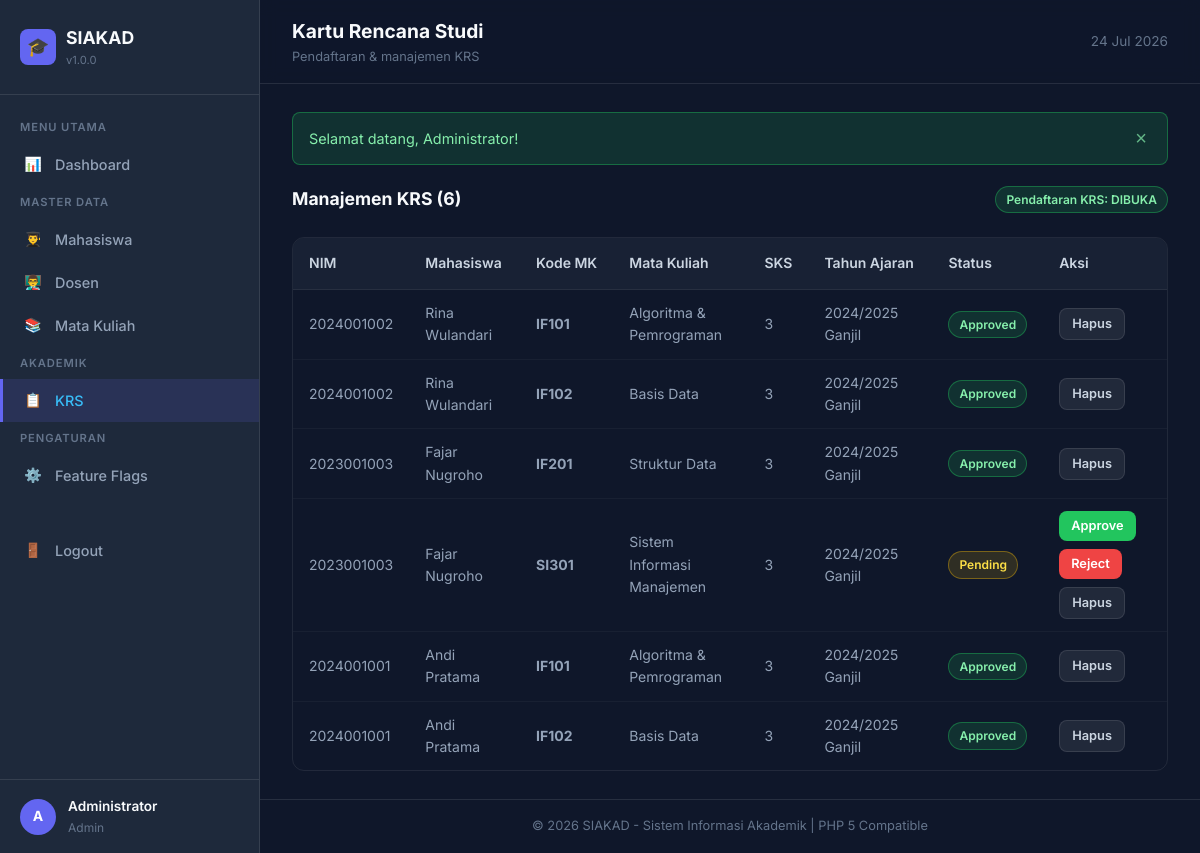
The app's page /index.php?page=krs (signed in) with its own data.
### tables this page shows
CREATE TABLE `krs` (
    `id` INT(11) NOT NULL AUTO_INCREMENT,
    `mahasiswa_id` INT(11) NOT NULL,
    `mata_kuliah_id` INT(11) NOT NULL,
    `semester` INT(2) NOT NULL,
    `tahun_ajaran` VARCHAR(20) NOT NULL,
    `status` ENUM('pending', 'approved', 'rejected') NOT NULL DEFAULT 'pending',
    `created_at` DATETIME NOT NULL,
    PRIMARY KEY (`id`),
    UNIQUE KEY `uq_krs` (`mahasiswa_id`, `mata_kuliah_id`, `tahun_ajaran`),
    KEY `fk_krs_mhs` (`mahasiswa_id`),
    KEY `fk_krs_mk` (`mata_kuliah_id`),
    CONSTRAINT `fk_krs_mhs` FOREIGN KEY (`mahasiswa_id`) REFERENCES `mahasiswa` (`id`) ON DELETE CASCADE,
    CONSTRAINT `fk_krs_mk` FOREIGN KEY (`mata_kuliah_id`) REFERENCES `mata_kuliah` (`id`) ON DELETE CASCADE
);

CREATE TABLE `mahasiswa` (
    `id` INT(11) NOT NULL AUTO_INCREMENT,
    `nim` VARCHAR(20) NOT NULL,
    `user_id` INT(11) NOT NULL,
    `nama` VARCHAR(100) NOT NULL,
    `email` VARCHAR(100) DEFAULT NULL,
    `telepon` VARCHAR(20) DEFAULT NULL,
    `jurusan` VARCHAR(100) NOT NULL,
    `angkatan` INT(4) NOT NULL,
    `alamat` TEXT DEFAULT NULL,
    PRIMARY KEY (`id`),
    UNIQUE KEY `uq_nim` (`nim`),
    KEY `fk_mhs_user` (`user_id`),
    CONSTRAINT `fk_mhs_user` FOREIGN KEY (`user_id`) REFERENCES `users` (`id`) ON DELETE CASCADE
);

CREATE TABLE `mata_kuliah` (
    `id` INT(11) NOT NULL AUTO_INCREMENT,
    `kode_mk` VARCHAR(10) NOT NULL,
    `nama_mk` VARCHAR(100) NOT NULL,
    `sks` INT(1) NOT NULL DEFAULT 3,
    `semester` INT(2) NOT NULL DEFAULT 1,
    `dosen_id` INT(11) DEFAULT NULL,
    PRIMARY KEY (`id`),
    UNIQUE KEY `uq_kode_mk` (`kode_mk`),
    KEY `fk_mk_dosen` (`dosen_id`),
    CONSTRAINT `fk_mk_dosen` FOREIGN KEY (`dosen_id`) REFERENCES `dosen` (`id`) ON DELETE SET NULL
);

### pages/krs.php (the view, shortened to what this page needs)
<?php
$user_role = isset($_SESSION['user_role']) ? $_SESSION['user_role'] : '';
$krs_enabled = is_feature_enabled($db_conn, 'krs_registration');
if ($user_role === 'admin'):
    $krs_rows = fetch_all($db_conn, "SELECT k.*, m.nim, m.nama AS mhs_nama, mk.kode_mk, mk.nama_mk, mk.sks
        FROM krs k
        JOIN mahasiswa m ON k.mahasiswa_id = m.id
        JOIN mata_kuliah mk ON k.mata_kuliah_id = mk.id
        ORDER BY k.created_at DESC");
?>
<div class="page-header">
    <h3>Manajemen KRS (<?php echo count($krs_rows); ?>)</h3>
    <span class="badge <?php echo $krs_enabled ? 'badge-on' : 'badge-off'; ?>">
        Pendaftaran KRS: <?php echo $krs_enabled ? 'DIBUKA' : 'DITUTUP'; ?>
    </span>
</div>
<?php if (empty($krs_rows)): ?>
    <div class="empty-state"><div class="empty-icon">📋</div><p>Belum ada data KRS.</p></div>
<?php else: ?>
    <div class="table-wrapper">
        <table class="data-table">
            <thead><tr><th>NIM</th><th>Mahasiswa</th><th>Kode MK</th><th>Mata Kuliah</th><th>SKS</th><th>Tahun Ajaran</th><th>Status</th><th>Aksi</th></tr></thead>
            <tbody>
            <?php foreach ($krs_rows as $row): ?>
                <tr>
                    <td><?php echo escape_html($row['nim']); ?></td>
                    <td><?php echo escape_html($row['mhs_nama']); ?></td>
                    <td><strong><?php echo escape_html($row['kode_mk']); ?></strong></td>
                    <td><?php echo escape_html($row['nama_mk']); ?></td>
                    <td><?php echo (int)$row['sks']; ?></td>
                    <td><?php echo escape_html($row['tahun_ajaran']); ?></td>
                    <td>
                        <span class="badge badge-<?php echo escape_html($row['status']); ?>"><?php echo ucfirst(escape_html($row['status'])); ?></span>
                    </td>
                    <td>
                        <div class="btn-group">
                            <?php if ($row['status'] === 'pending'): ?>
                                <form action="index.php?page=krs&action=approve" method="POST" style="display:inline;">
                                    <button type="submit" class="btn btn-success btn-sm">Approve</button>
                                </form>
                                <form action="index.php?page=krs&action=reject" method="POST" style="display:inline;">
                                    <button type="submit" class="btn btn-danger btn-sm">Reject</button>
                                </form>
                            <?php endif; ?>
                            <form action="index.php?page=krs&action=delete" method="POST" style="display:inline;" onsubmit="return confirm('Yakin hapus KRS ini?');">
                                <button type="submit" class="btn btn-secondary btn-sm">Hapus</button>
                            </form>
                        </div>
                    </td>
                </tr>
            <?php endforeach; ?>
            </tbody>
        </table>
    </div>
<?php endif; ?>
<?php else:
    set_flash('error', 'Akses ditolak.');
    redirect('index.php?page=dashboard');
endif; ?>

### style.css (style rules this page uses)
:root { --bg-main: #0f172a; --bg-sidebar: #1e293b; --bg-card: rgba(30, 41, 59, 0.85); --bg-card-border: rgba(255, 255, 255, 0.08); --bg-input: rgba(15, 23, 42, 0.6); --primary: #6366f1; --primary-hover: #4f46e5; --primary-light: rgba(99, 102, 241, 0.15); --accent: #38bdf8; --text-heading: #f8fafc; --text-body: #94a3b8; --text-light: #cbd5e1; --text-muted: #64748b; --border-color: rgba(255, 255, 255, 0.1); --danger: #ef4444; --danger-bg: rgba(239, 68, 68, 0.15); --danger-border: rgba(239, 68, 68, 0.4); --danger-text: #fca5a5; --success: #22c55e; --success-bg: rgba(34, 197, 94, 0.15); --success-border: rgba(34, 197, 94, 0.4); --success-text: #86efac; --warning-bg: rgba(234, 179, 8, 0.15); --warning-border: rgba(234, 179, 8, 0.4); --warning-text: #fde047; --info-bg: rgba(56, 189, 248, 0.15); --info-border: rgba(56, 189, 248, 0.4); --info-text: #7dd3fc; --radius-sm: 8px; --radius-md: 12px; --radius-lg: 16px; --transition: all 0.25s cubic-bezier(0.4, 0, 0.2, 1); --sidebar-width: 260px; }
*, *::before, *::after { margin: 0; padding: 0; box-sizing: border-box; }
body { font-family: 'Inter', -apple-system, BlinkMacSystemFont, 'Segoe UI', Roboto, sans-serif; background-color: var(--bg-main); color: var(--text-body); line-height: 1.6; min-height: 100vh; }
.btn { display: inline-flex; align-items: center; gap: 6px; padding: 10px 20px; font-size: 0.875rem; font-weight: 600; font-family: inherit; border: none; border-radius: var(--radius-sm); cursor: pointer; transition: var(--transition); text-decoration: none; line-height: 1.4; }
.btn-success { background: var(--success); color: #fff; }
.btn-danger { background: var(--danger); color: #fff; }
.btn-secondary { background: rgba(255, 255, 255, 0.08); border: 1px solid var(--border-color); color: var(--text-light); }
.btn-sm { padding: 6px 12px; font-size: 0.8rem; }
.btn-group { display: flex; gap: 8px; flex-wrap: wrap; }
.table-wrapper { overflow-x: auto; border-radius: var(--radius-md); border: 1px solid var(--bg-card-border); }
.data-table { width: 100%; border-collapse: collapse; font-size: 0.875rem; }
.data-table th { padding: 14px 16px; text-align: left; font-weight: 600; color: var(--text-light); background: rgba(30, 41, 59, 0.6); border-bottom: 1px solid var(--border-color); white-space: nowrap; }
.data-table td { padding: 12px 16px; border-bottom: 1px solid rgba(255, 255, 255, 0.04); color: var(--text-body); vertical-align: middle; }
.data-table tr:last-child td { border-bottom: none; }
.badge { display: inline-block; padding: 3px 10px; font-size: 0.75rem; font-weight: 600; border-radius: 20px; }
.badge-pending { background: var(--warning-bg); color: var(--warning-text); border: 1px solid var(--warning-border); }
.badge-approved { background: var(--success-bg); color: var(--success-text); border: 1px solid var(--success-border); }
.badge-on { background: var(--success-bg); color: var(--success-text); border: 1px solid var(--success-border); }
.page-header { display: flex; justify-content: space-between; align-items: center; margin-bottom: 24px; flex-wrap: wrap; gap: 12px; }
.page-header h3 { font-size: 1.1rem; color: var(--text-heading); }

### records on screen
krs: mahasiswa.nim "2024001002", mahasiswa.nama "Rina Wulandari", mata_kuliah.kode_mk "IF101", mata_kuliah.nama_mk "Algoritma & Pemrograman", mata_kuliah.sks "3", tahun_ajaran "2024/2025 Ganjil", status "Approved"
krs: mahasiswa.nim "2024001002", mahasiswa.nama "Rina Wulandari", mata_kuliah.kode_mk "IF102", mata_kuliah.nama_mk "Basis Data", mata_kuliah.sks "3", tahun_ajaran "2024/2025 Ganjil", status "Approved"
krs: mahasiswa.nim "2023001003", mahasiswa.nama "Fajar Nugroho", mata_kuliah.kode_mk "IF201", mata_kuliah.nama_mk "Struktur Data", mata_kuliah.sks "3", tahun_ajaran "2024/2025 Ganjil", status "Approved"
krs: mahasiswa.nim "2023001003", mahasiswa.nama "Fajar Nugroho", mata_kuliah.kode_mk "SI301", mata_kuliah.nama_mk "Sistem Informasi Manajemen", mata_kuliah.sks "3", tahun_ajaran "2024/2025 Ganjil", status "Pending"
krs: mahasiswa.nim "2024001001", mahasiswa.nama "Andi Pratama", mata_kuliah.kode_mk "IF101", mata_kuliah.nama_mk "Algoritma & Pemrograman", mata_kuliah.sks "3", tahun_ajaran "2024/2025 Ganjil", status "Approved"
krs: mahasiswa.nim "2024001001", mahasiswa.nama "Andi Pratama", mata_kuliah.kode_mk "IF102", mata_kuliah.nama_mk "Basis Data", mata_kuliah.sks "3", tahun_ajaran "2024/2025 Ganjil", status "Approved"

### other values on screen
escape_html(APP_NAME) "SIAKAD"
escape_html(APP_VERSION) "1.0.0"
escape_html($user_initial) "A"
escape_html($user_nama) "Administrator"
escape_html($user_role) "Admin"
escape_html($pt['title']) "Kartu Rencana Studi"
escape_html($pt['desc']) "Pendaftaran & manajemen KRS"
$message "Selamat datang, Administrator!"
count($krs_rows) "6"
